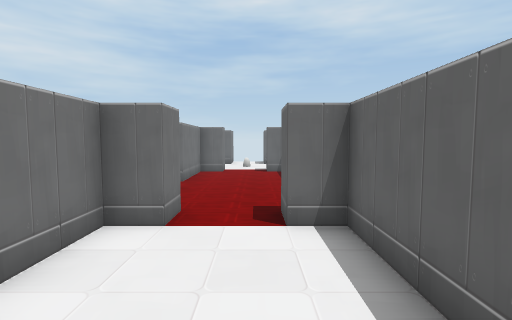
View 1 (above)

15 first-person views from a walk through a scene from a Unity 3-D project. The camera is 1.4 m above the floor, tilts 4° down and sees 85° across. The floor is counted in squares, 1 m on a side. Each view is taken from the middle of a square. On the plan, view 1 faces up. The plan holds only what a view shows up to about 14 squares ahead; the rest is blank. Some surface patterns are stand-ins.

View 2
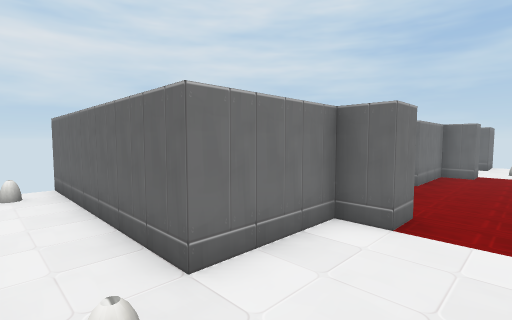

View 3
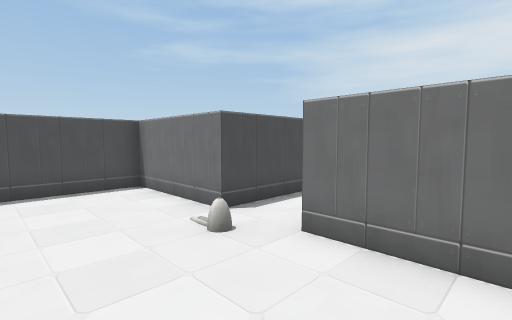

View 4
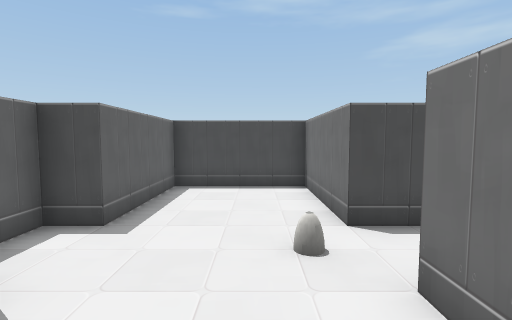

View 5
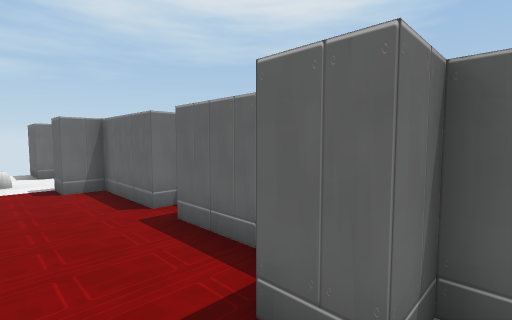

View 6
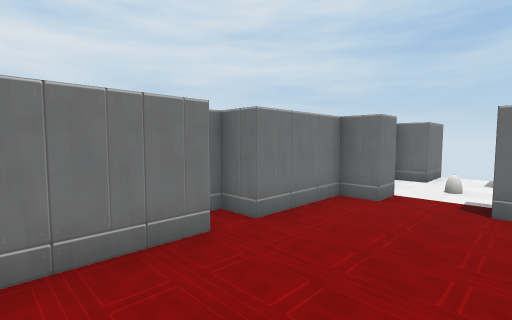

View 7
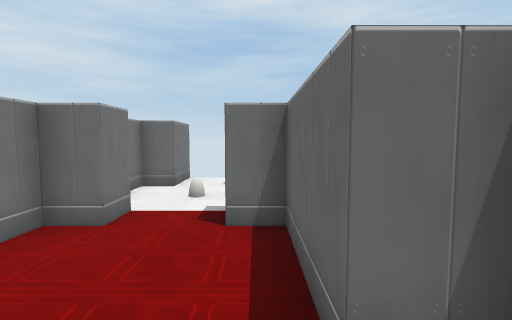

View 8
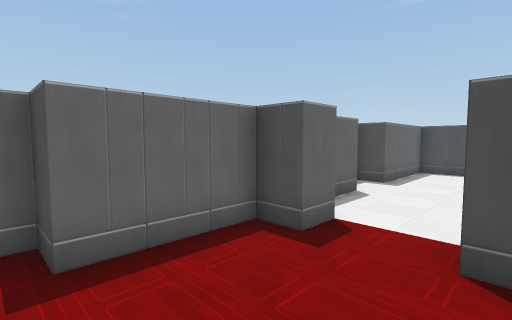

View 9
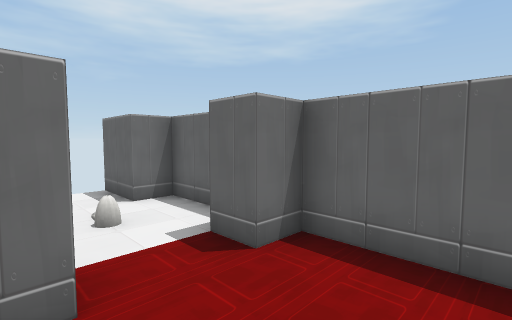

View 10
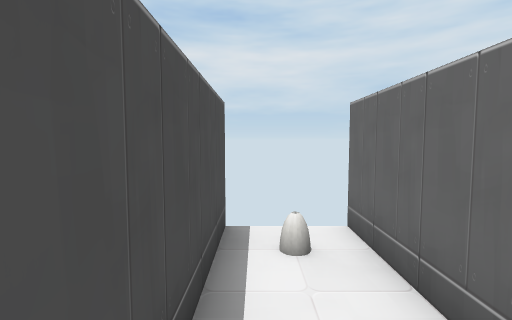

View 11
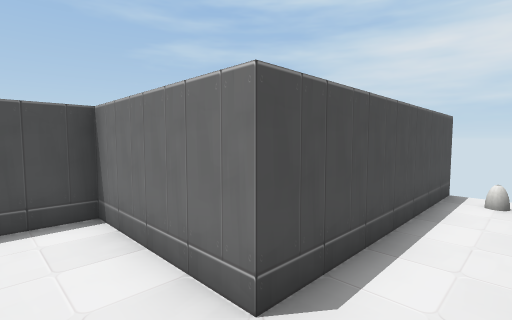

View 12
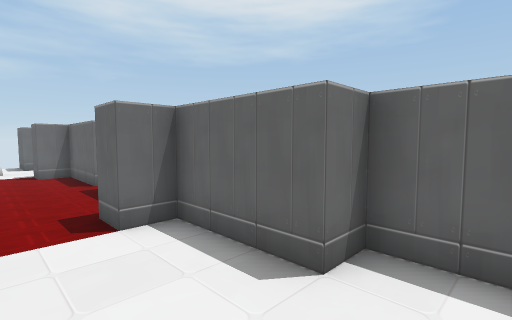

View 13
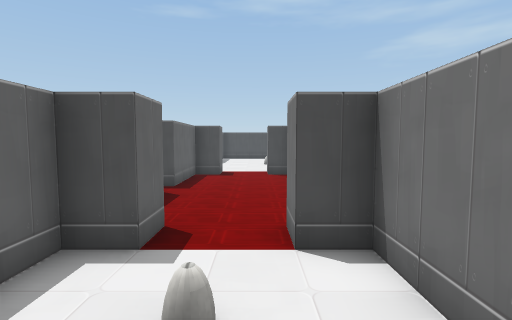

View 14
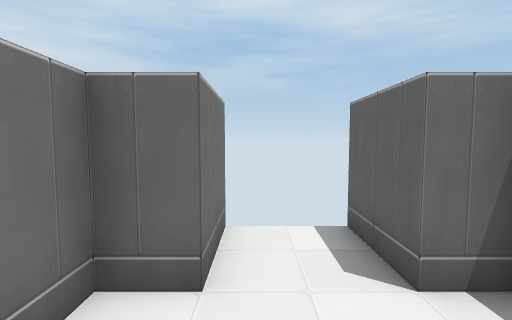

View 15
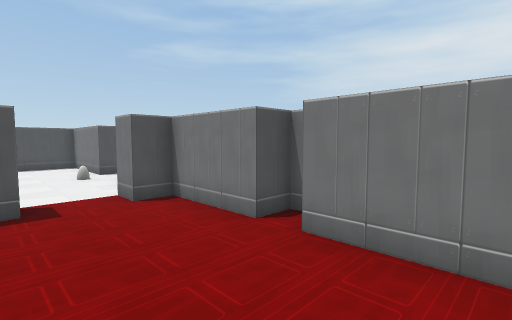

### Floor plan
Ten units are one square. View 1 is at (0, 0); x grows to the right and y downward. Boxes are objects, and circles mark ways between rooms. Rooms are numbered by the first view taken in them; rooms with no view inside come last. Other rooms are left out.
<svg viewBox="-101 -190 131 240">
<path fill="none" stroke="#000" d="M-15 -55 -15 -45 -25 -45 -25 -15 -95 -15M-96 5 -25 5 -25 45 15 45 15 5 25 5 25 -15 15 -15 15 -45 5 -45 5 -55M-15 -125 -25 -125 -25 -95 -35 -95 -35 -85 -25 -85 -25 -55 -15 -55M25 -95 15 -95 15 -125 5 -125M5 -55 15 -55 15 -85 25 -85 25 -89M5 -125 5 -135 15 -135 15 -165 5 -165 5 -185M-15 -185 -15 -165 -25 -165 -25 -135 -15 -135 -15 -125"/>
<circle cx="-5" cy="-50" r="3" fill="#2a7"/>
<circle cx="-5" cy="-130" r="3" fill="#2a7"/>
<text x="-20" y="0">1</text>
<text x="-10" y="-90">2</text>
<text x="-10" y="-150">3</text>
</svg>
Room 1 opens to room 2. Room 2 opens to room 3.

Where each view was taken, in squares from view 1:
view 1: 0 up, 0 right, facing up
view 2: 0 up, 0 right, facing up-left
view 3: 4 up, 1 right, facing down-left
view 4: 4 up, 1 left, facing down
view 5: 4 up, 1 left, facing up-right
view 6: 6 up, 1 right, facing up-left
view 7: 8 up, 1 right, facing up
view 8: 9 up, 2 left, facing down-right
view 9: 10 up, 2 left, facing up-right
view 10: 0 up, 5 left, facing left
view 11: 1 up, 1 left, facing down-left
view 12: 0 up, 1 left, facing up-right
view 13: 17 up, 1 left, facing down
view 14: 14 up, 1 left, facing up
view 15: 12 up, 1 right, facing down-left
